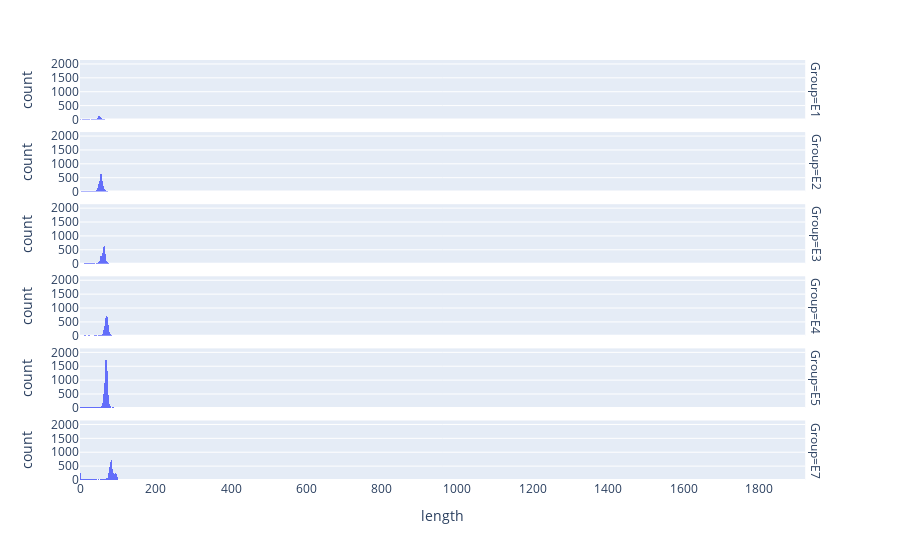

Notebook cell for this chart:
### Code cell
import plotly.express as px
px.histogram(df.sort_values("Group"),x='length',facet_row="Group")

### Figure 1 — Plotly figure (JSON) as saved in the notebook; plotly's stock layout.template omitted (floating-point values rounded to 4 significant figures; data arrays with more than 128 entries replaced by an {"elided": "..."} marker saying what was removed)
{"data": [{"alignmentgroup": "True", "bingroup": "x", "hovertemplate": "Group=E1<br>length=%{x}<br>count=%{y}<extra></extra>", "legendgroup": "", "marker": {"color": "#636efa", "pattern": {"shape": ""}}, "name": "", "offsetgroup": "", "orientation": "v", "showlegend": false, "type": "histogram", "x": {"elided": "1441 int values"}, "xaxis": "x6", "yaxis": "y6"}, {"alignmentgroup": "True", "bingroup": "x", "hovertemplate": "Group=E2<br>length=%{x}<br>count=%{y}<extra></extra>", "legendgroup": "", "marker": {"color": "#636efa", "pattern": {"shape": ""}}, "name": "", "offsetgroup": "", "orientation": "v", "showlegend": false, "type": "histogram", "x": {"elided": "8241 int values"}, "xaxis": "x5", "yaxis": "y5"}, {"alignmentgroup": "True", "bingroup": "x", "hovertemplate": "Group=E3<br>length=%{x}<br>count=%{y}<extra></extra>", "legendgroup": "", "marker": {"color": "#636efa", "pattern": {"shape": ""}}, "name": "", "offsetgroup": "", "orientation": "v", "showlegend": false, "type": "histogram", "x": {"elided": "8107 int values"}, "xaxis": "x4", "yaxis": "y4"}, {"alignmentgroup": "True", "bingroup": "x", "hovertemplate": "Group=E4<br>length=%{x}<br>count=%{y}<extra></extra>", "legendgroup": "", "marker": {"color": "#636efa", "pattern": {"shape": ""}}, "name": "", "offsetgroup": "", "orientation": "v", "showlegend": false, "type": "histogram", "x": {"elided": "9319 int values"}, "xaxis": "x3", "yaxis": "y3"}, {"alignmentgroup": "True", "bingroup": "x", "hovertemplate": "Group=E5<br>length=%{x}<br>count=%{y}<extra></extra>", "legendgroup": "", "marker": {"color": "#636efa", "pattern": {"shape": ""}}, "name": "", "offsetgroup": "", "orientation": "v", "showlegend": false, "type": "histogram", "x": {"elided": "21009 int values"}, "xaxis": "x2", "yaxis": "y2"}, {"alignmentgroup": "True", "bingroup": "x", "hovertemplate": "Group=E7<br>length=%{x}<br>count=%{y}<extra></extra>", "legendgroup": "", "marker": {"color": "#636efa", "pattern": {"shape": ""}}, "name": "", "offsetgroup": "", "orientation": "v", "showlegend": false, "type": "histogram", "x": {"elided": "12333 int values"}, "xaxis": "x", "yaxis": "y"}], "layout": {"annotations": [{"font": {}, "showarrow": false, "text": "Group=E7", "textangle": 90, "x": 0.98, "xanchor": "left", "xref": "paper", "y": 0.07083, "yanchor": "middle", "yref": "paper"}, {"font": {}, "showarrow": false, "text": "Group=E5", "textangle": 90, "x": 0.98, "xanchor": "left", "xref": "paper", "y": 0.2425, "yanchor": "middle", "yref": "paper"}, {"font": {}, "showarrow": false, "text": "Group=E4", "textangle": 90, "x": 0.98, "xanchor": "left", "xref": "paper", "y": 0.4142, "yanchor": "middle", "yref": "paper"}, {"font": {}, "showarrow": false, "text": "Group=E3", "textangle": 90, "x": 0.98, "xanchor": "left", "xref": "paper", "y": 0.5858, "yanchor": "middle", "yref": "paper"}, {"font": {}, "showarrow": false, "text": "Group=E2", "textangle": 90, "x": 0.98, "xanchor": "left", "xref": "paper", "y": 0.7575, "yanchor": "middle", "yref": "paper"}, {"font": {}, "showarrow": false, "text": "Group=E1", "textangle": 90, "x": 0.98, "xanchor": "left", "xref": "paper", "y": 0.9292, "yanchor": "middle", "yref": "paper"}], "barmode": "relative", "legend": {"tracegroupgap": 0}, "margin": {"t": 60}, "xaxis": {"anchor": "y", "domain": [0, 0.98], "title": {"text": "length"}}, "xaxis2": {"anchor": "y2", "domain": [0, 0.98], "matches": "x", "showticklabels": false}, "xaxis3": {"anchor": "y3", "domain": [0, 0.98], "matches": "x", "showticklabels": false}, "xaxis4": {"anchor": "y4", "domain": [0, 0.98], "matches": "x", "showticklabels": false}, "xaxis5": {"anchor": "y5", "domain": [0, 0.98], "matches": "x", "showticklabels": false}, "xaxis6": {"anchor": "y6", "domain": [0, 0.98], "matches": "x", "showticklabels": false}, "yaxis": {"anchor": "x", "domain": [0, 0.1417], "title": {"text": "count"}}, "yaxis2": {"anchor": "x2", "domain": [0.1717, 0.3133], "matches": "y", "title": {"text": "count"}}, "yaxis3": {"anchor": "x3", "domain": [0.3433, 0.485], "matches": "y", "title": {"text": "count"}}, "yaxis4": {"anchor": "x4", "domain": [0.515, 0.6567], "matches": "y", "title": {"text": "count"}}, "yaxis5": {"anchor": "x5", "domain": [0.6867, 0.8283], "matches": "y", "title": {"text": "count"}}, "yaxis6": {"anchor": "x6", "domain": [0.8583, 1], "matches": "y", "title": {"text": "count"}}}}
